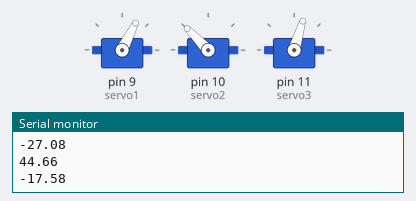
Bench run of a sketch on a simulated Arduino Uno, built with avr-gcc and run on an emulated ATmega328P. On the bench: 3 × servo, the last lines printed to the serial monitor. Random numbers use the default seed unless the sketch sets one.

Above: at 0.1 s.
At 5.1 s:
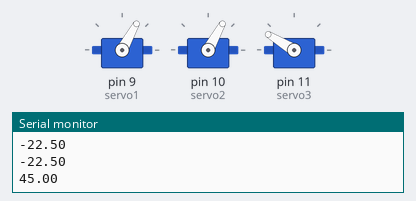
At 9.1 s:
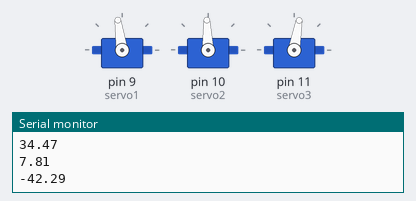
At 19.1 s:
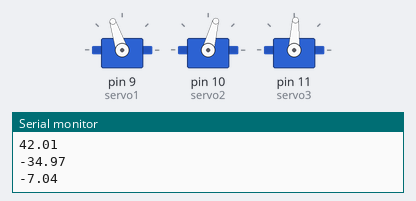
At 28.1 s:
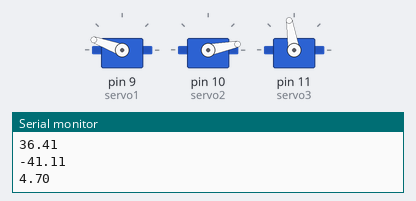
At 38.1 s:
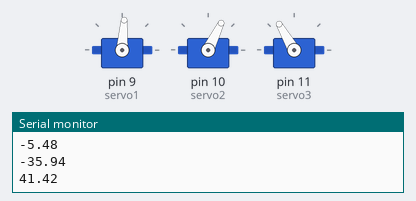
Timing chart, 0 to 40.0 s (numbered marks = the images above):
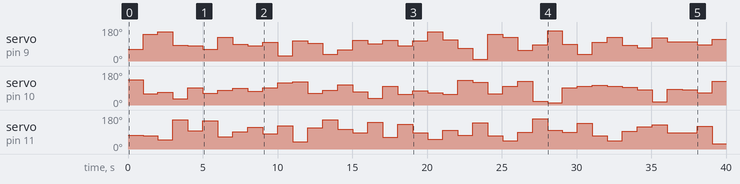

The sketch:

Servo_control_example.ino
```cpp
#include <Servo.h>

#define SERVO_ANGLE_MIN -45.0
#define SERVO_ANGLE_MAX 45.0
#define SERVO_RAW_MIN 1000
#define SERVO_RAW_MAX 2000
#define SERVO_1_ANGLE 30.0
#define SERVO_2_ANGLE 150.0
#define SERVO_3_ANGLE 270.0

Servo servo1;
Servo servo2;
Servo servo3;

double target_angle;
double target_power;

double servo1_angle;
double servo2_angle;
double servo3_angle;
double servo1_pos;
double servo2_pos;
double servo3_pos;

void setup() {
  servo1.attach(9, SERVO_RAW_MIN, SERVO_RAW_MAX);
  servo2.attach(10, SERVO_RAW_MIN, SERVO_RAW_MAX);
  servo3.attach(11, SERVO_RAW_MIN, SERVO_RAW_MAX);

  Serial.begin(9600);
}

void loop() {
  // 목표 각도 지정
  target_angle = random(0, 360);
  target_power = random(0, 100) * 0.01;

  // 각 서보 모터의 각도를 지정
  servo1_angle = 45.0 * sin(radians(target_angle - SERVO_1_ANGLE)), -1, 1, SERVO_ANGLE_MIN, SERVO_ANGLE_MAX;
  servo2_angle = 45.0 * sin(radians(target_angle - SERVO_2_ANGLE)), -1, 1, SERVO_ANGLE_MIN, SERVO_ANGLE_MAX;
  servo3_angle = 45.0 * sin(radians(target_angle - SERVO_3_ANGLE)), -1, 1, SERVO_ANGLE_MIN, SERVO_ANGLE_MAX;

  // 동작에 필요한 펄스 시간 계산
  servo1_pos = servo1_angle * target_power * (500.0 / 45.0) + 1500.0;
  servo2_pos = servo2_angle * target_power * (500.0 / 45.0) + 1500.0;
  servo3_pos = servo3_angle * target_power * (500.0 / 45.0) + 1500.0;

  // 각 서보 모터에 입력 값을 적용
  servo1.writeMicroseconds(servo1_pos);
  servo2.writeMicroseconds(servo2_pos);
  servo3.writeMicroseconds(servo3_pos);

  Serial.println();
  Serial.println(servo1_angle);
  Serial.println(servo2_angle);
  Serial.println(servo3_angle);

  delay(1000);
}
```

Measured:
- by itself, servo on pin 9 (servo1): 63° → 142° at 1.0 s, → 154° 1.0 s later, → 83° 1.0 s later, → 82° 1.0 s later, … (38 changes in this stretch)
- by itself, servo on pin 10 (servo2): 134° → 59° at 1.0 s, → 68° 1.0 s later, → 33° 1.0 s later, → 91° 1.0 s later, … (39 changes in this stretch)
- by itself, servo on pin 11 (servo3): 73° → 69° at 1.0 s, → 48° 1.0 s later, → 154° 1.0 s later, → 96° 1.0 s later, … (39 changes in this stretch)
